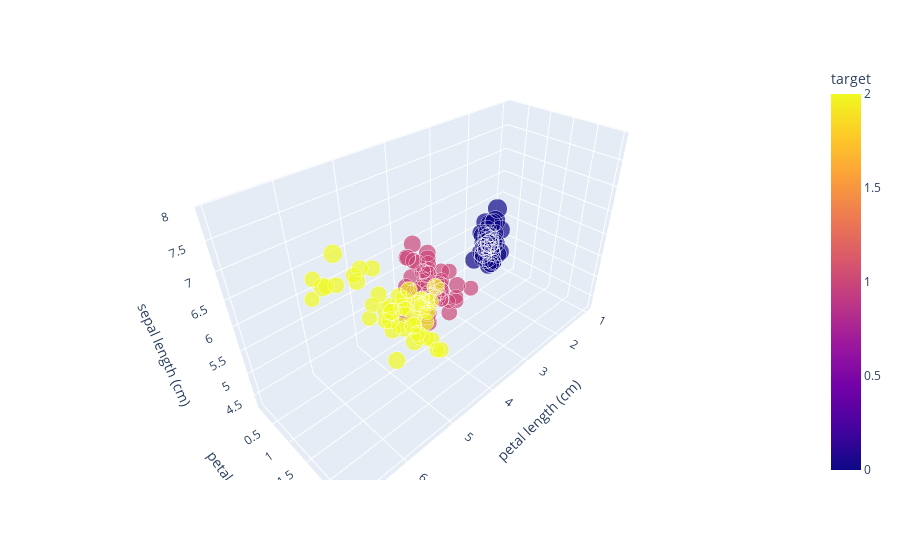

Here is the notebook cell this chart was saved with:
### Markdown cell above
'sepal length (cm)', 'sepal width (cm)', 'petal length (cm)', 'petal width (cm)'

### Code cell
px.scatter_3d(data, x='petal length (cm)', y='petal width (cm)', z='sepal length (cm)', size='sepal width (cm)', 
              color="target", color_discrete_map = {"Joly": "blue", "Bergeron": "violet", "Coderre":"pink"})

### Figure 1 — Plotly figure (JSON) as saved in the notebook; plotly's stock layout.template omitted (floating-point values rounded to 4 significant figures; data arrays with more than 128 entries replaced by an {"elided": "..."} marker saying what was removed)
{"data": [{"hovertemplate": "petal length (cm)=%{x}<br>petal width (cm)=%{y}<br>sepal length (cm)=%{z}<br>sepal width (cm)=%{marker.size}<br>target=%{marker.color}<extra></extra>", "legendgroup": "", "marker": {"color": {"elided": "150 int values"}, "coloraxis": "coloraxis", "size": {"elided": "150 float values"}, "sizemode": "area", "sizeref": 0.011, "symbol": "circle"}, "mode": "markers", "name": "", "scene": "scene", "showlegend": false, "type": "scatter3d", "x": {"elided": "150 float values"}, "y": {"elided": "150 float values"}, "z": {"elided": "150 float values"}}], "layout": {"coloraxis": {"colorbar": {"title": {"text": "target"}}, "colorscale": [[0, "#0d0887"], [0.1111, "#46039f"], [0.2222, "#7201a8"], [0.3333, "#9c179e"], [0.4444, "#bd3786"], [0.5556, "#d8576b"], [0.6667, "#ed7953"], [0.7778, "#fb9f3a"], [0.8889, "#fdca26"], [1, "#f0f921"]]}, "legend": {"itemsizing": "constant", "tracegroupgap": 0}, "margin": {"t": 60}, "scene": {"domain": {"x": [0, 1], "y": [0, 1]}, "xaxis": {"title": {"text": "petal length (cm)"}}, "yaxis": {"title": {"text": "petal width (cm)"}}, "zaxis": {"title": {"text": "sepal length (cm)"}}}}}
